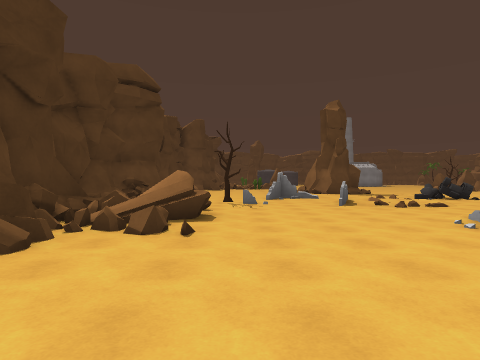
view 1 (above)

23 first-person views from a walk through a Unity game level. The camera is 1.4 m above the floor, looks level and sees 75° across. The floor is counted in squares, 2 m on a side. Each view is taken from the middle of a square. On the plan, view 1 faces up. The plan holds only what a view shows up to about 10 squares ahead; the rest is blank. The place goes on beyond the plan. Some animated figures are left out.

view 2
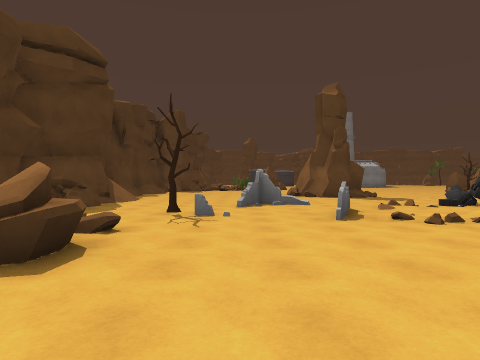

view 3
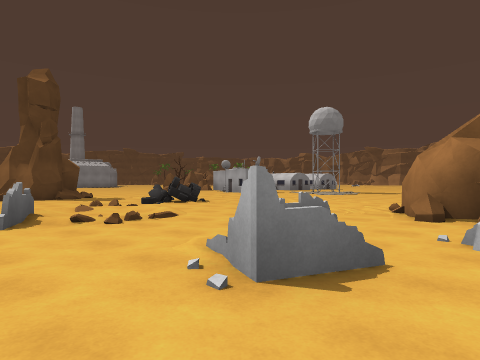

view 4
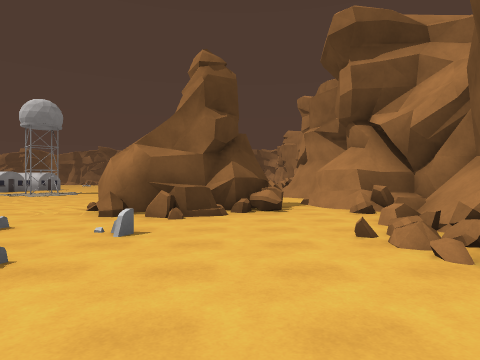

view 5
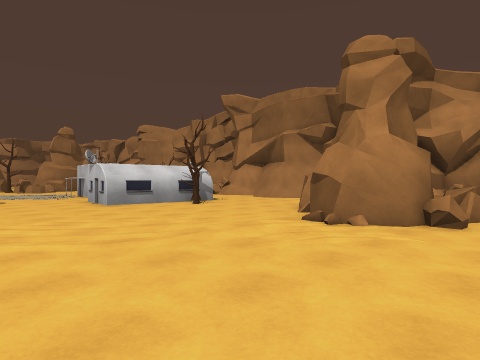

view 6
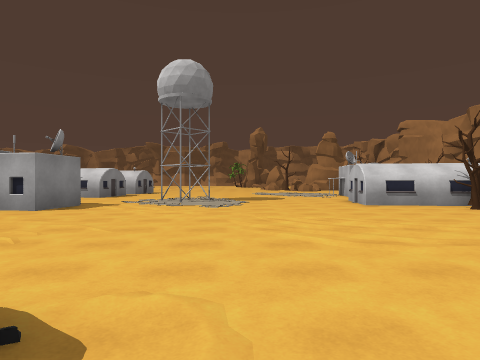

view 7
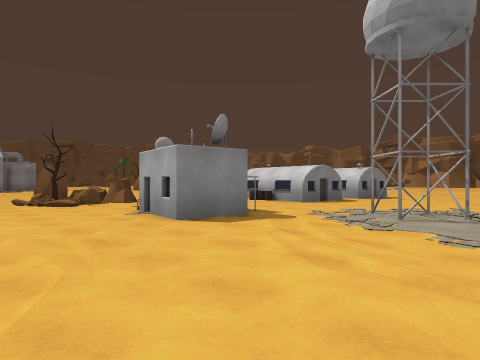

view 8
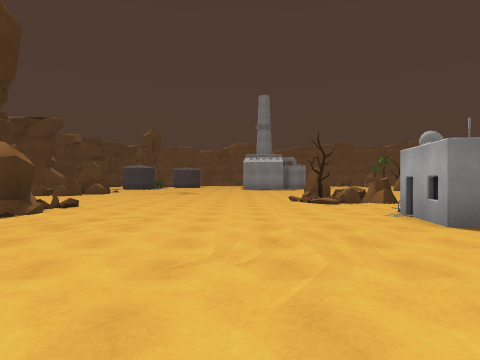

view 9
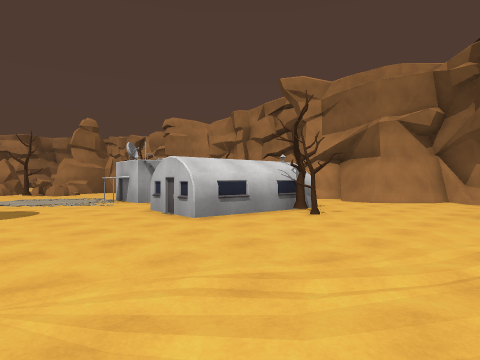

view 10
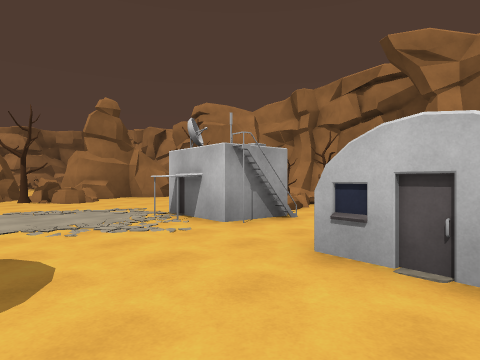

view 11
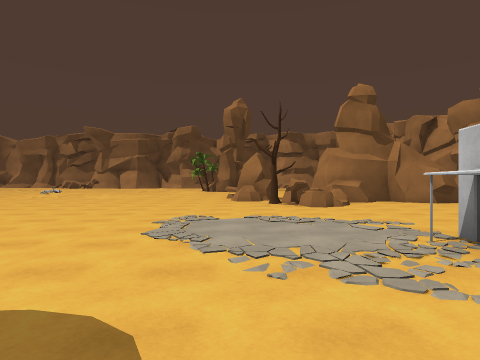

view 12
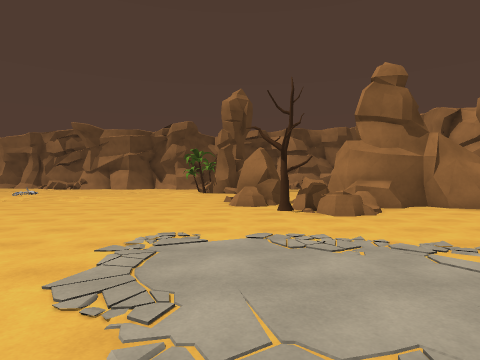

view 13
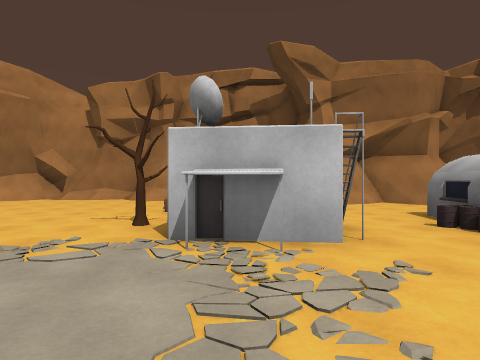

view 14
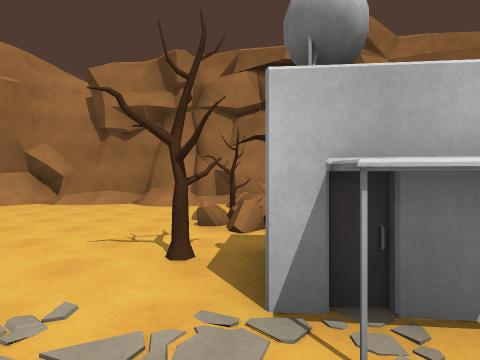

view 15
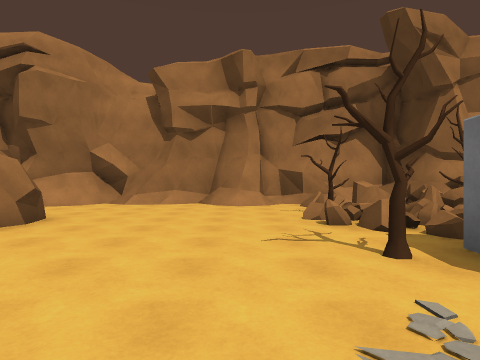

view 16
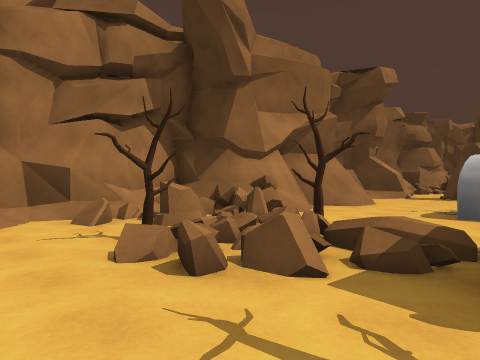

view 17
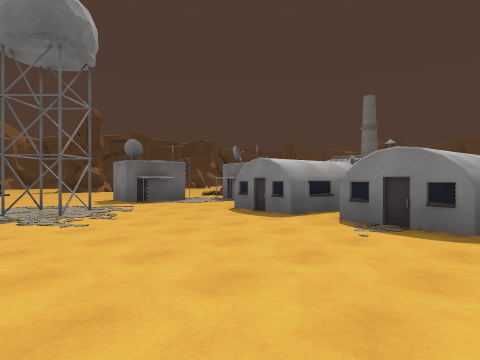

view 18
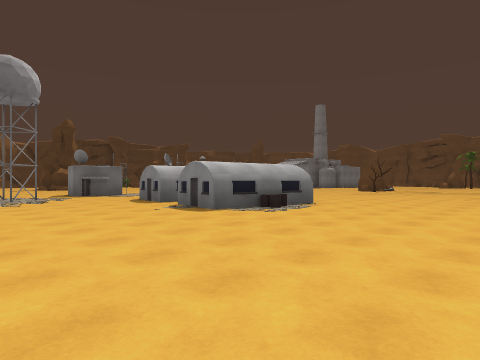

view 19
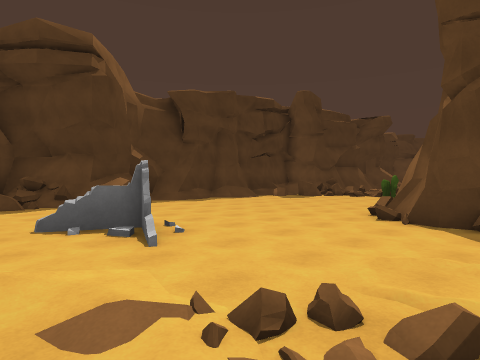

view 20
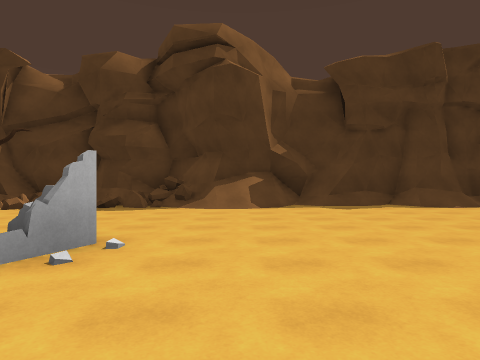

view 21
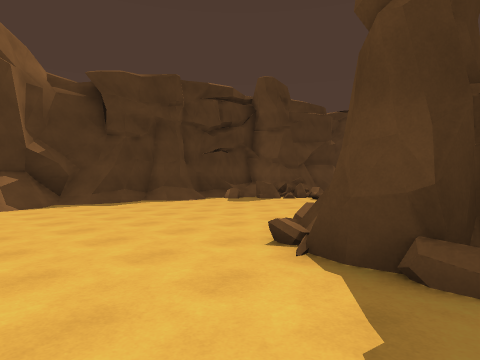

view 22
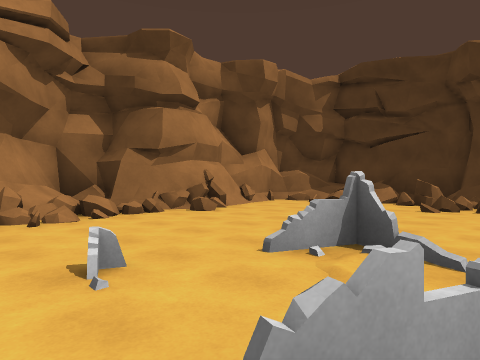

view 23
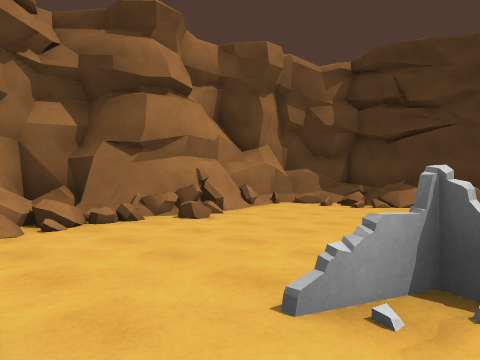

### Floor plan
Key: @ floor where view 1 was taken; # wall or solid block; x gap in a wall; . main floor; : floor 0.25 m higher than the main floor; / step, stairs or slope; = window, fence, low wall or low ledge; ^ raised ledge; T tree; B building; R rock.
Columns run from 5 left of view 1 to 30 right of it. Each row starts with its distance up from view 1.
 20  #.....    .......:RRR         ....
 19  #......   ........// BB      .....
 18  #.......###.........BB   B  B.....
 17 ##.......###........B     B  BB....
 16 #/.......###........B ...BB. BB....
 15 ##/................BBB......BB......
 14 ##/.................................
 13 ##/.................................
 12 #==...##....=#........##............
 11 ##=...=..///.^........##............
 10 #/......=/./...........  ...........
  9 ###..T..=/./........................
  8  #= .....//.......................RR
  7  #=##...........................T.R#
  6  #===......=.........BB...BB...RRR
  5  ##//.........##....TBB..BB#....R^#
  4  #=#/....=...####...TBBB.# T.....#
  3  ##=.......=.^###....BB...x......#
  2  #=#..........## ........T==.....#
  1  #==..........=#..........#T.....#
  0  #=#.@.#..=#...##../##./=#=.......
 -1    #######=====# //#######^=....../
 -2          #######  ##    ^//#.#.##//#
 -3                         ^#^#########

Positions as (right, up) in squares from view 1, and headings:
1: (0, 0), facing up
2: (1, 3), facing up
3: (2, 3), facing up-right
4: (2, 2), facing right
5: (7, 10), facing down-right
6: (7, 10), facing right
7: (11, 10), facing up-right
8: (11, 10), facing up
9: (11, 10), facing down-right
10: (16, 9), facing down-right
11: (18, 8), facing right
12: (20, 8), facing right
13: (21, 9), facing down
14: (22, 7), facing down
15: (24, 7), facing down
16: (24, 4), facing down-left
17: (25, 10), facing up-left
18: (30, 10), facing up-left
19: (6, 10), facing up-left
20: (5, 14), facing left
21: (6, 13), facing up-left
22: (7, 6), facing down-left
23: (6, 5), facing down-left
